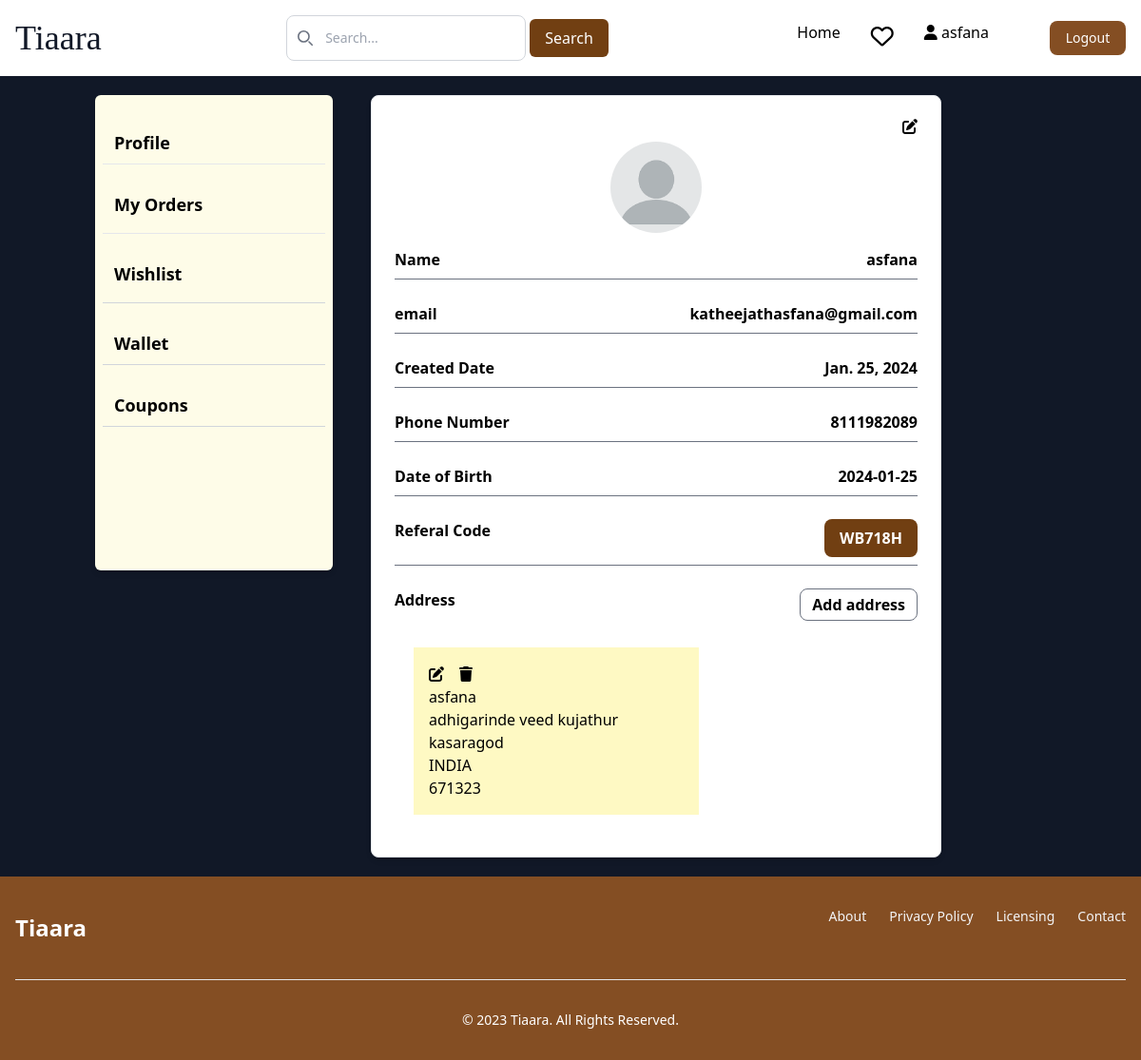
The app's page /userdetails/ (signed in) with its own data.
### authentication/models.py (models this page shows, shortened)
class Custom_user(AbstractBaseUser, PermissionsMixin):
    email = models.EmailField(unique=True)
    password = models.CharField(max_length=50)
    otp = models.IntegerField(default=0000)
    otp_created_at = models.DateTimeField(auto_now=True)
    otp_expiry = models.DurationField(default=timezone.timedelta(minutes=1))
    is_active = models.BooleanField(default=True)
    is_verified = models.BooleanField(default=False)
    created_date = models.DateField(auto_now_add=True)
    name = models.CharField(max_length=50)
    date_of_birth = models.CharField(max_length=50)
    phone_Number = models.CharField(max_length=10)
    address = models.TextField()
    gender = models.CharField(max_length=10)
    is_staff = models.BooleanField(default=False)
    pro_pic = models.ImageField(upload_to="User/image/User")
    referal_code = models.CharField(max_length=12, unique=True, blank=True, null=True)
    USERNAME_FIELD = 'email'
    objects = CustomUserManager()

### cart/models.py (models this page shows, shortened)
class Address(models.Model):
    user=models.ForeignKey(Custom_user, on_delete=models.CASCADE, related_name='addresses')
    full_name=models.CharField(max_length=50, null=True, blank=True)
    address=models.TextField(null=True, blank=True)
    city=models.CharField(max_length=50,null=True, blank=True)
    country=models.CharField(max_length=50, null=True, blank=True)
    pincode=models.IntegerField(null=True, blank=True)
    phone_No=models.IntegerField(null=True, blank=True)

### userdetails/views.py (the view)
# urls.py: path('',views.profile, name='profile'),
@login_required(login_url='login')
def profile(request):
    return render(request, 'user/profile_dtls.html')

### templates/user/profile_dtls.html (shortened to what this page needs)
{% extends 'base.html' %}
{% load static %}
{% block content %}
{% include 'profile.html'%}
<div class="bg-white p-6 rounded-lg border shadow-md w-1/2 m-5">
    <div class="mb-2 flex justify-end">
    <a href="{% url 'edit_profile' %}"><i class="fa fa-edit block text-black"></i></a>
    </div>
    <div class="mb-4 flex justify-center">
        {% if user.pro_pic %}
        <img src="{{ user.pro_pic.url }}" alt="Profile Picture" class="rounded-full w-24 h-24">
        {% else%}
        <img src="{% static 'images/download.png' %}" alt="Profile Picture" class="rounded-full w-24 h-24">
        {% endif %}
    </div>
    <div class="mb-2 flex justify-between">
        <h2 class="text-black font-semibold"> Name</h2>
        <h2 class="text-black font-semibold">{{user.name }} </h2>
    </div>
    <hr class="dark:black border-gray-500 p-3">
    <div class="mb-2 flex justify-between">
        <h2 class="text-black font-semibold"> email</h2>
        <h2 class="text-black font-semibold">{{user.email }} </h2>
    </div>
    <hr class="dark:black border-gray-500 p-3">
    <div class="mb-2 flex justify-between">
        <h2 class="text-black font-semibold"> Created Date</h2>
        <h2 class="text-black font-semibold">{{user.created_date }} </h2>
    </div>
    <hr class="dark:black border-gray-500 p-3">
    <div class="mb-2 flex justify-between">
        <h2 class="text-black font-semibold"> Phone Number</h2>
        <h2 class="text-black font-semibold">{{user.phone_Number }} </h2>
    </div>
  <hr class="dark:black border-gray-500 p-3">
    <div class="mb-2 flex justify-between">
        <h2 class="text-black font-semibold"> Date of Birth</h2>
        <h2 class="text-black font-semibold">{{user.date_of_birth }} </h2>
    </div>
    <hr class="dark:black border-gray-500 p-3">
    <div class="mb-2 flex justify-between">
        <h2 class="text-black font-semibold"> Referal Code</h2>
        <div  class=" px-4 py-2 bg-yellow-900 text-white rounded-lg font-bold">{{user.referal_code }} </div>
    </div>
    <hr class="dark:black border-gray-500 p-3">
    <div class="mb-2 flex justify-between">
        <h2 class="text-black font-semibold"> Address</h2>
        <button class="text-black font-semibold  border border-gray-500 px-3 py-1 rounded-lg" id="addAddressBtn" data-modal-target="popup-modal" data-modal-toggle="popup-modal"
        class="block text-black font-semibold py-2" type="button">Add address</button>
        </div>
        {% if user.addresses %}
        <div class="flex space-x-4">
            {% for i in user.addresses.all %}
            <div class="bg-yellow-100 px-4 py-4 h-auto m-5" style="width:300px">
                <div class="flex items-center space-x-4 align-items: flex-end">
                    <a href="{% url 'get_address' i.id %}"><i class="fa fa-edit block text-black" type="button"></i></a>
                    <form method="post" action="{% url 'remove_address' i.id %}">
                        <button type="submit"><i class="fa fa-trash"></i></button>
                      </form>
                </div>
            <p>{{i.full_name }}</p>
            <p>{{i.address}}</p>
            <p>{{i.city}}</p>
            <p>{{i.country}}</p>
            <p>{{i.pincode}}</p>
        </div>
        {% endfor %}
    </div>
    {% endif %}
    </div>
</div>
{% endblock content %}

### templates/base.html (shortened to what this page needs)
{% load static %}
<!DOCTYPE html>
<head>
  <link rel="stylesheet" href="{% static 'css/styles.css' %}">
  <script src="https://cdn.tailwindcss.com"></script>
  <link href="https://cdnjs.cloudflare.com/ajax/libs/flowbite/2.2.0/flowbite.min.css" rel="stylesheet" />
  <link rel="stylesheet" href="https://cdnjs.cloudflare.com/ajax/libs/font-awesome/6.4.2/css/all.min.css">
  <link rel="stylesheet" href="https://cdnjs.cloudflare.com/ajax/libs/remixicon/3.5.0/remixicon.css"
 />
</head>
<body>
  <div style=" display: flex; flex-direction: column;">
</body>
<nav class=" bg-white ">
  <div class="max-w-screen-xl flex flex-wrap items-center justify-between mx-auto p-4">
    <a href="{% url 'home' %}" class="flex items-center space-x-3 rtl:space-x-reverse">
      <h1 class="font-serif self-center text-4xl text-gray-900 font-medium  ">Tiaara</h1>
    </a>
    <div class="relative hidden md:block">
      <div class="absolute inset-y-0 start-0 flex items-center ps-3 pointer-events-none">
      </div>
      <form method="POST" action="{% url 'search' %}">
        <div class="flex">
      <input type="text" id="search" name="search"
        class="block w-full p-2 ps-10 text-sm text-gray-900 border border-gray-300 rounded-lg bg-white  "
        placeholder="Search...">
        <button class="px-4 py-2 m-1 bg-yellow-900 text-white rounded-md" type="submit">Search</button>
        </form>
      </div>
    </div>
    <div class="hidden w-full md:block md:w-auto" id="navbar-solid-bg">
      <ul
        class="flex flex-col font-medium mt-4 rounded-lg bg-gray-50 md:space-x-8 rtl:space-x-reverse md:flex-row md:mt-0 md:border-0 md:bg-transparent dark:bg-gray-800 md:dark:bg-transparent dark:border-gray-700">
        <li>
          <a href="{% url 'home' %}"
            class="block py-2 px-3 md:p-0 text-black bg-black-700 rounded md:bg-transparent md:text-black-700 md:dark:text-black-500 dark:bg-brown-600 md:dark:bg-transparent text-brown"
            aria-current="page">Home</a>
        </li>
        {% if request.user.is_authenticated %}
        <li>
          <a href="{% url 'wishlist' %}">
            <i class="fa-regular fa-heart text-2xl relative">
            </i></a>
        </li>
      <li>
        <a href="{% url 'profile' %}"><i class="fa-solid fa-user fa-3xl"></i>
        <span>{{ request.user.name }}</span></a>
      </li>
        <li>
          <button type="button"
            class="text-white bg-[#844E23] w-20  focus:ring-4 focus:outline-none  font-medium rounded-lg text-sm px-4 py-2 text-center "><a
              href="{% url 'logout' %}" onclick="return confirm('Are you sure you want to Logout?')">Logout</a>
            </button>
        </li>
        {% endif %}
      </ul>
    </div>
</nav>
<div class=""  style="">
  {% block content %}
  {% endblock content %}
</div>
  <footer class="bg-[#844E23] ">
    <div class="w-full max-w-screen-xl mx-auto p-4 md:py-8">
      <div class="sm:flex sm:items-center sm:justify-between">
        <span class="self-center text-2xl font-semibold whitespace-nowrap text-white">Tiaara</span>
        <ul class="flex flex-wrap items-center mb-6 text-sm font-medium text-gray-100">
          <li>
            <a href="#" class="hover:underline me-4 md:me-6 ">About</a>
          </li>
          <li>
            <a href="#" class="hover:underline me-4 md:me-6 ">Privacy
              Policy</a>
          </li>
          <li>
            <a href="#" class="hover:underline me-4 md:me-6 ">Licensing</a>
          </li>
          <li>
            <a href="#" class="hover:underline ">Contact</a>
          </li>
        </ul>
      </div>
      <hr class="my-6 border-gray-200 sm:mx-auto dark:border-gray-700 lg:my-8" />
      <span class="block text-sm  sm:text-center text-white ">©
        2023 <a href="https://tiara.com/" class="hover:underline ">Tiaara</a>.
        All Rights Reserved.</span>
    </div>
  </footer>
</body>

### records on screen
Custom_user: user.name "asfana", name "asfana", email "katheejathasfana@gmail.com", created_date "Jan. 25, 2024", phone_Number "8111982089", date_of_birth "2024-01-25", referal_code "WB718H"
Address: full_name "asfana", address "adhigarinde veed kujathur", city "kasaragod", country "INDIA", pincode "671323"
